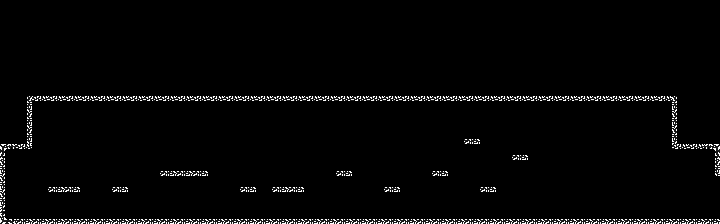

The image is a tile-based game level rendered from a .tmx file. Its description and complete source (layers, tilesets, objects, tile grids) follow:
An orthogonal 45x14 tile map with 16x16 px tiles, 1 tile layer (ground) and 57 objects (27x wall, 15x ceil, 12x ground, next_room, player_spawn, ...).

<map version="1.2" tiledversion="1.2.3" orientation="orthogonal" renderorder="right-down" width="45" height="14" tilewidth="16" tileheight="16" infinite="0" nextlayerid="2" nextobjectid="3">
 <tileset firstgid="1" source="tiles.tsx" />
 <layer id="1" name="ground" width="45" height="14">
  <data encoding="csv">
6,6,6,6,6,6,6,6,6,6,6,6,6,6,6,6,6,6,6,6,6,6,6,6,6,6,6,6,6,6,6,6,6,6,6,6,6,6,6,6,6,6,6,6,6,
6,6,6,6,6,6,6,6,6,6,6,6,6,6,6,6,6,6,6,6,6,6,6,6,6,6,6,6,6,6,6,6,6,6,6,6,6,6,6,6,6,6,6,6,6,
6,6,6,6,6,6,6,6,6,6,6,6,6,6,6,6,6,6,6,6,6,6,6,6,6,6,6,6,6,6,6,6,6,6,6,6,6,6,6,6,6,6,6,6,6,
6,6,6,6,6,6,6,6,6,6,6,6,6,6,6,6,6,6,6,6,6,6,6,6,6,6,6,6,6,6,6,6,6,6,6,6,6,6,6,6,6,6,6,6,6,
6,6,6,6,6,6,6,6,6,6,6,6,6,6,6,6,6,6,6,6,6,6,6,6,6,6,6,6,6,6,6,6,6,6,6,6,6,6,6,6,6,6,6,6,6,
6,6,6,6,6,6,6,6,6,6,6,6,6,6,6,6,6,6,6,6,6,6,6,6,6,6,6,6,6,6,6,6,6,6,6,6,6,6,6,6,6,6,6,6,6,
6,7,2,2,2,2,2,2,2,2,2,2,2,2,2,2,2,2,2,2,2,2,2,2,2,2,2,2,2,2,2,2,2,2,2,2,2,2,2,2,2,2,5,6,6,
6,7,6,6,6,6,6,6,6,6,6,6,6,6,6,6,6,6,6,6,6,6,6,6,6,6,6,6,6,6,6,6,6,6,6,6,6,6,6,6,6,6,5,6,6,
6,7,6,6,6,6,6,6,6,6,6,6,6,6,6,6,6,6,6,6,6,6,6,6,6,6,6,6,6,10,6,6,6,6,6,6,6,6,6,6,6,6,5,6,6,
1,2,6,6,6,6,6,6,6,6,6,6,6,6,6,6,6,6,6,6,6,6,6,6,6,6,6,6,6,6,6,6,10,6,6,6,6,6,6,6,6,6,2,2,3,
5,6,6,6,6,6,6,6,6,6,10,10,10,6,6,6,6,6,6,6,6,10,6,6,6,6,6,10,6,6,6,6,6,6,6,6,6,6,6,6,6,6,6,6,7,
5,6,6,10,10,6,6,10,6,6,6,6,6,6,6,10,6,10,10,6,6,6,6,6,10,6,6,6,6,6,10,6,6,6,6,6,6,6,6,6,6,6,6,6,6,
5,6,6,6,6,6,6,6,6,6,6,6,6,6,6,6,6,6,6,6,6,6,6,6,6,6,6,6,6,6,6,6,6,6,6,6,6,6,6,6,6,6,6,6,6,
9,10,10,10,10,10,10,10,10,10,10,10,10,10,10,10,10,10,10,10,10,10,10,10,10,10,10,10,10,10,10,10,10,10,10,10,10,10,10,10,10,10,10,10,10
</data>
 </layer>
 <objectgroup id="4" name="doors">
  <object id="2" name="next_room" x="689.333" y="177.833" width="30.5" height="40.5" />
 </objectgroup>
 <objectgroup id="2" name="collisions">
  <object id="4" name="ground" x="47" y="186.333">
   <polyline points="0,0 32.6667,0.333333" />
  </object>
  <object id="5" name="ground" x="111" y="186.667">
   <polyline points="0,0 17.6667,0" />
  </object>
  <object id="6" name="ground" x="160.333" y="170.333">
   <polyline points="0,0 47,-0.333333" />
  </object>
  <object id="7" name="ground" x="239" y="186">
   <polyline points="0,0 18,0.333333" />
  </object>
  <object id="8" name="ground" x="271.333" y="186.333">
   <polyline points="0,0 32,0.666667" />
  </object>
  <object id="9" name="ground" x="335.667" y="170.333">
   <polyline points="0,0 17.3333,0.333333" />
  </object>
  <object id="10" name="ground" x="383.455" y="187.091">
   <polyline points="0,0 16.3636,0" />
  </object>
  <object id="11" name="ground" x="431.455" y="170.909">
   <polyline points="0,0 16.9091,0" />
  </object>
  <object id="12" name="ground" x="463.636" y="138.727">
   <polyline points="0,0 16.7273,0.181818" />
  </object>
  <object id="13" name="ground" x="479.273" y="186.727">
   <polyline points="0,0 17.0909,-0.181818" />
  </object>
  <object id="14" name="ground" x="512" y="154.909">
   <polyline points="0,0 16.5455,-0.181818" />
  </object>
  <object id="16" name="ground" x="6.125" y="218.75">
   <polyline points="0,0 713.875,-0.125" />
  </object>
  <object id="18" name="ceil" x="5.625" y="148.875">
   <polyline points="0,0 26.625,0.125" />
  </object>
  <object id="19" name="ceil" x="31.75" y="101.375">
   <polyline points="0,0 640.125,-0.375" />
  </object>
  <object id="20" name="ceil" x="671.5" y="149.25">
   <polyline points="0,0 43.5,0" />
  </object>
  <object id="21" name="ceil" x="714.875" y="176">
   <polyline points="0,0 5.375,-0.375" />
  </object>
  <object id="22" name="wall" x="671.75" y="149.125">
   <polyline points="0,0 0.375,-48.125" />
  </object>
  <object id="23" name="wall" x="715" y="149.625">
   <polyline points="0,0 -0.375,26.375" />
  </object>
  <object id="24" name="wall" x="32.25" y="149">
   <polyline points="0,0 -0.375,-48" />
  </object>
  <object id="25" name="wall" x="5.75" y="218.25">
   <polyline points="0,0 0.375,-69.5" />
  </object>
  <object id="26" name="wall" x="48.25" y="192.375">
   <polyline points="0,0 -0.25,-6.75" />
  </object>
  <object id="27" name="wall" x="80.25" y="192">
   <polyline points="0,0 -0.25,-5.75" />
  </object>
  <object id="28" name="wall" x="111.625" y="192.625">
   <polyline points="0,0 0.25,-6" />
  </object>
  <object id="29" name="wall" x="128.5" y="192.375">
   <polyline points="0,0 0,-5.75" />
  </object>
  <object id="30" name="wall" x="159.875" y="176.375">
   <polyline points="0,0 0.125,-6.125" />
  </object>
  <object id="31" name="wall" x="208.75" y="176.375">
   <polyline points="0,0 -0.5,-6.25" />
  </object>
  <object id="32" name="wall" x="240" y="192.375">
   <polyline points="0,0 -0.5,-6.125" />
  </object>
  <object id="33" name="wall" x="256.875" y="192.25">
   <polyline points="0,0 0,-5.875" />
  </object>
  <object id="34" name="wall" x="272.125" y="192.25">
   <polyline points="0,0 -0.5,-5.875" />
  </object>
  <object id="35" name="wall" x="304.75" y="192.25">
   <polyline points="0,0 -0.75,-5.5" />
  </object>
  <object id="36" name="wall" x="335.75" y="176.125">
   <polyline points="0,0 -0.5,-6.25" />
  </object>
  <object id="37" name="wall" x="353.375" y="176.25">
   <polyline points="0,0 0.125,-5.625" />
  </object>
  <object id="38" name="wall" x="383.375" y="192.375">
   <polyline points="0,0 -0.25,-5.375" />
  </object>
  <object id="39" name="wall" x="400.25" y="192">
   <polyline points="0,0 -0.25,-4.625" />
  </object>
  <object id="40" name="wall" x="432" y="176.125">
   <polyline points="0,0 -0.25,-5.375" />
  </object>
  <object id="41" name="wall" x="448.375" y="176">
   <polyline points="0,0 0.375,-5" />
  </object>
  <object id="42" name="wall" x="463.375" y="144.625">
   <polyline points="0,0 0.25,-5.75" />
  </object>
  <object id="43" name="wall" x="480" y="144.5">
   <polyline points="0,0 0.25,-5.625" />
  </object>
  <object id="44" name="wall" x="480.125" y="192.5">
   <polyline points="0,0 -0.125,-5.625" />
  </object>
  <object id="45" name="wall" x="496.25" y="192.375">
   <polyline points="0,0 0.125,-6" />
  </object>
  <object id="46" name="wall" x="512.125" y="160">
   <polyline points="0,0 -0.25,-4.5" />
  </object>
  <object id="47" name="wall" x="528.125" y="160.5">
   <polyline points="0,0 0.375,-5.75" />
  </object>
  <object id="48" name="ceil" x="480.125" y="192.25">
   <polyline points="0,0 16.125,-0.25" />
  </object>
  <object id="49" name="ceil" x="511.875" y="160.25">
   <polyline points="0,0 16.25,-0.125" />
  </object>
  <object id="50" name="ceil" x="463.25" y="144.25">
   <polyline points="0,0 16.875,-0.125" />
  </object>
  <object id="51" name="ceil" x="432.125" y="176">
   <polyline points="0,0 16.125,0" />
  </object>
  <object id="52" name="ceil" x="383.625" y="192.125">
   <polyline points="0,0 16.5,0" />
  </object>
  <object id="53" name="ceil" x="335.75" y="176.125">
   <polyline points="0,0 17.625,0.25" />
  </object>
  <object id="54" name="ceil" x="271.75" y="192.375">
   <polyline points="0,0 33,0" />
  </object>
  <object id="55" name="ceil" x="239.75" y="192.625">
   <polyline points="0,0 17.25,-0.375" />
  </object>
  <object id="56" name="ceil" x="160" y="176.5">
   <polyline points="0,0 49,-0.125" />
  </object>
  <object id="57" name="ceil" x="111.5" y="192.625">
   <polyline points="0,0 17,-0.375" />
  </object>
  <object id="58" name="ceil" x="48.5" y="192.5">
   <polyline points="0,0 32.375,-0.375" />
  </object>
  <object id="1" name="wall" x="720.125" y="218.25">
   <polyline points="0,0 0,-41.625" />
  </object>
 </objectgroup>
 <objectgroup id="3" name="spawn">
  <object id="3" name="player_spawn" x="18.75" y="216.5">
   <point />
  </object>
  <object id="2" name="bat_spawn" x="58.6667" y="142">
   <point />
  </object>
 </objectgroup>
</map>
